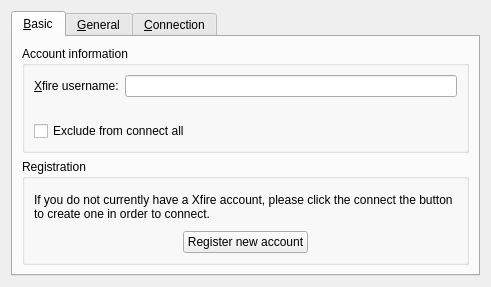
<?xml version="1.0" encoding="UTF-8"?>
<ui version="4.0">
 <class>XfireEditAccount</class>
 <widget class="QWidget" name="XfireEditAccount">
  <property name="geometry">
   <rect>
    <x>0</x>
    <y>0</y>
    <width>491</width>
    <height>287</height>
   </rect>
  </property>
  <property name="windowTitle">
   <string>Account preferences - Xfire</string>
  </property>
  <layout class="QVBoxLayout" name="verticalLayout">
   <item>
    <widget class="QTabWidget" name="tabPreferences">
     <property name="minimumSize">
      <size>
       <width>460</width>
       <height>0</height>
      </size>
     </property>
     <property name="currentIndex">
      <number>0</number>
     </property>
     <widget class="QWidget" name="tabBasic">
      <attribute name="title">
       <string>&amp;Basic</string>
      </attribute>
      <layout class="QVBoxLayout">
       <property name="spacing">
        <number>6</number>
       </property>
       <property name="margin">
        <number>9</number>
       </property>
       <item>
        <widget class="QGroupBox" name="gpbAccount">
         <property name="title">
          <string>Account information</string>
         </property>
         <layout class="QVBoxLayout">
          <property name="spacing">
           <number>6</number>
          </property>
          <property name="margin">
           <number>9</number>
          </property>
          <item>
           <layout class="QHBoxLayout" name="hblAccount">
            <property name="spacing">
             <number>6</number>
            </property>
            <property name="margin">
             <number>0</number>
            </property>
            <item>
             <widget class="QLabel" name="lblUsername">
              <property name="text">
               <string>&amp;Xfire username:</string>
              </property>
              <property name="buddy">
               <cstring>prefUsername</cstring>
              </property>
             </widget>
            </item>
            <item>
             <widget class="QLineEdit" name="prefUsername">
              <property name="toolTip">
               <string>The account name of your Yahoo account.</string>
              </property>
              <property name="whatsThis">
               <string>The account name of your Yahoo account.  This should be in the form of an alphanumeric string (no spaces).</string>
              </property>
             </widget>
            </item>
           </layout>
          </item>
          <item>
           <widget class="Kopete::UI::PasswordWidget" name="prefPassword" native="true">
            <property name="enabled">
             <bool>true</bool>
            </property>
            <property name="sizePolicy">
             <sizepolicy hsizetype="Expanding" vsizetype="Minimum">
              <horstretch>0</horstretch>
              <verstretch>0</verstretch>
             </sizepolicy>
            </property>
           </widget>
          </item>
          <item>
           <widget class="QCheckBox" name="prefExcludeConnect">
            <property name="whatsThis">
             <string>If you check this checkbox, the account will not be connected when you press the &quot;Connect All&quot; button, or at startup when automatic connection at startup is enabled.</string>
            </property>
            <property name="text">
             <string>Exclude from connect all</string>
            </property>
            <property name="checked">
             <bool>false</bool>
            </property>
           </widget>
          </item>
         </layout>
        </widget>
       </item>
       <item>
        <widget class="QGroupBox" name="gpbRegistration">
         <property name="title">
          <string>Registration</string>
         </property>
         <layout class="QVBoxLayout" name="verticalLayout_2">
          <property name="spacing">
           <number>6</number>
          </property>
          <property name="margin">
           <number>9</number>
          </property>
          <item>
           <widget class="QLabel" name="lblRegistration">
            <property name="sizePolicy">
             <sizepolicy hsizetype="MinimumExpanding" vsizetype="Minimum">
              <horstretch>0</horstretch>
              <verstretch>0</verstretch>
             </sizepolicy>
            </property>
            <property name="minimumSize">
             <size>
              <width>0</width>
              <height>0</height>
             </size>
            </property>
            <property name="text">
             <string>If you do not currently have a Xfire account, please click the connect the button to create one in order to connect.</string>
            </property>
            <property name="wordWrap">
             <bool>true</bool>
            </property>
           </widget>
          </item>
          <item>
           <layout class="QHBoxLayout" name="hblRegistration">
            <item>
             <spacer name="hspRegistrationLeft">
              <property name="orientation">
               <enum>Qt::Horizontal</enum>
              </property>
              <property name="sizeHint" stdset="0">
               <size>
                <width>40</width>
                <height>20</height>
               </size>
              </property>
             </spacer>
            </item>
            <item>
             <widget class="QPushButton" name="pbtRegister">
              <property name="text">
               <string>Register new account</string>
              </property>
             </widget>
            </item>
            <item>
             <spacer name="hspRegistrationRight">
              <property name="orientation">
               <enum>Qt::Horizontal</enum>
              </property>
              <property name="sizeHint" stdset="0">
               <size>
                <width>40</width>
                <height>20</height>
               </size>
              </property>
             </spacer>
            </item>
           </layout>
          </item>
         </layout>
        </widget>
       </item>
      </layout>
     </widget>
     <widget class="QWidget" name="tabGeneral">
      <attribute name="title">
       <string>&amp;General</string>
      </attribute>
      <layout class="QHBoxLayout" name="horizontalLayout_2">
       <item>
        <widget class="QGroupBox" name="gpbGeneral">
         <property name="title">
          <string>General preferences</string>
         </property>
         <property name="alignment">
          <set>Qt::AlignLeading|Qt::AlignLeft|Qt::AlignVCenter</set>
         </property>
         <layout class="QVBoxLayout" name="verticalLayout_4">
          <item>
           <widget class="QCheckBox" name="prefGameDetection">
            <property name="enabled">
             <bool>true</bool>
            </property>
            <property name="text">
             <string>Use game detection</string>
            </property>
            <property name="checked">
             <bool>true</bool>
            </property>
           </widget>
          </item>
          <item>
           <widget class="QCheckBox" name="prefInformAccounts">
            <property name="text">
             <string>Inform other accounts about ingame status</string>
            </property>
           </widget>
          </item>
          <item>
           <widget class="QCheckBox" name="prefFriendsOfFriends">
            <property name="text">
             <string>Show friends of friends</string>
            </property>
            <property name="checked">
             <bool>true</bool>
            </property>
           </widget>
          </item>
          <item>
           <widget class="QCheckBox" name="prefPeerToPeer">
            <property name="text">
             <string>Use peer to peer capabilities</string>
            </property>
           </widget>
          </item>
          <item>
           <spacer name="vspGeneral">
            <property name="orientation">
             <enum>Qt::Vertical</enum>
            </property>
            <property name="sizeHint" stdset="0">
             <size>
              <width>20</width>
              <height>40</height>
             </size>
            </property>
           </spacer>
          </item>
         </layout>
        </widget>
       </item>
      </layout>
     </widget>
     <widget class="QWidget" name="tabConnection">
      <attribute name="title">
       <string>&amp;Connection</string>
      </attribute>
      <layout class="QVBoxLayout" name="verticalLayout_3">
       <item>
        <widget class="QGroupBox" name="gpbConnection">
         <property name="title">
          <string>Connection preferences</string>
         </property>
         <layout class="QVBoxLayout" name="verticalLayout_5">
          <item>
           <widget class="QCheckBox" name="prefOverrideServer">
            <property name="text">
             <string>Override default server information</string>
            </property>
           </widget>
          </item>
          <item>
           <widget class="QWidget" name="wdgOverrideServer" native="true">
            <property name="enabled">
             <bool>true</bool>
            </property>
            <layout class="QHBoxLayout" name="horizontalLayout">
             <item>
              <spacer name="hspOverrideServer">
               <property name="orientation">
                <enum>Qt::Horizontal</enum>
               </property>
               <property name="sizeType">
                <enum>QSizePolicy::Fixed</enum>
               </property>
               <property name="sizeHint" stdset="0">
                <size>
                 <width>16</width>
                 <height>20</height>
                </size>
               </property>
              </spacer>
             </item>
             <item>
              <widget class="QLabel" name="lblServerPort">
               <property name="enabled">
                <bool>false</bool>
               </property>
               <property name="text">
                <string>Server / port:</string>
               </property>
              </widget>
             </item>
             <item>
              <widget class="KLineEdit" name="prefServer">
               <property name="enabled">
                <bool>false</bool>
               </property>
               <property name="sizePolicy">
                <sizepolicy hsizetype="MinimumExpanding" vsizetype="Fixed">
                 <horstretch>0</horstretch>
                 <verstretch>0</verstretch>
                </sizepolicy>
               </property>
               <property name="toolTip">
                <string>Only modify these values if you want to use a special IM proxy server, like SIMP</string>
               </property>
               <property name="whatsThis">
                <string>Only modify these values if you want to use a special IM proxy server, like SIMP</string>
               </property>
               <property name="text">
                <string>cs.xfire.com</string>
               </property>
              </widget>
             </item>
             <item>
              <widget class="QSpinBox" name="prefPort">
               <property name="enabled">
                <bool>false</bool>
               </property>
               <property name="toolTip">
                <string>Only modify these values if you want to use a special IM proxy server, like SIMP</string>
               </property>
               <property name="whatsThis">
                <string>Only modify these values if you want to use a special IM proxy server, like SIMP</string>
               </property>
               <property name="minimum">
                <number>1</number>
               </property>
               <property name="maximum">
                <number>65535</number>
               </property>
               <property name="value">
                <number>25999</number>
               </property>
              </widget>
             </item>
            </layout>
           </widget>
          </item>
         </layout>
        </widget>
       </item>
       <item>
        <widget class="QGroupBox" name="gpbVersion">
         <property name="title">
          <string>Xfire version</string>
         </property>
         <layout class="QVBoxLayout" name="verticalLayout_6">
          <item>
           <layout class="QHBoxLayout" name="horizontalLayout_3">
            <item>
             <widget class="QLabel" name="lblVersion">
              <property name="sizePolicy">
               <sizepolicy hsizetype="Fixed" vsizetype="Preferred">
                <horstretch>0</horstretch>
                <verstretch>0</verstretch>
               </sizepolicy>
              </property>
              <property name="text">
               <string>Version:</string>
              </property>
             </widget>
            </item>
            <item>
             <widget class="QSpinBox" name="prefVersion">
              <property name="sizePolicy">
               <sizepolicy hsizetype="Fixed" vsizetype="Fixed">
                <horstretch>0</horstretch>
                <verstretch>0</verstretch>
               </sizepolicy>
              </property>
              <property name="maximum">
               <number>999</number>
              </property>
             </widget>
            </item>
            <item>
             <spacer name="horizontalSpacer">
              <property name="orientation">
               <enum>Qt::Horizontal</enum>
              </property>
              <property name="sizeHint" stdset="0">
               <size>
                <width>40</width>
                <height>20</height>
               </size>
              </property>
             </spacer>
            </item>
           </layout>
          </item>
          <item>
           <widget class="QCheckBox" name="prefUpdateVersion">
            <property name="text">
             <string>Update version automatically</string>
            </property>
            <property name="checked">
             <bool>true</bool>
            </property>
           </widget>
          </item>
          <item>
           <spacer name="verticalSpacer">
            <property name="orientation">
             <enum>Qt::Vertical</enum>
            </property>
            <property name="sizeHint" stdset="0">
             <size>
              <width>20</width>
              <height>40</height>
             </size>
            </property>
           </spacer>
          </item>
         </layout>
        </widget>
       </item>
      </layout>
     </widget>
    </widget>
   </item>
  </layout>
 </widget>
 <customwidgets>
  <customwidget>
   <class>KLineEdit</class>
   <extends>QLineEdit</extends>
   <header>klineedit.h</header>
  </customwidget>
  <customwidget>
   <class>Kopete::UI::PasswordWidget</class>
   <extends></extends>
   <header>kopetepasswordwidget.h</header>
  </customwidget>
 </customwidgets>
 <tabstops>
  <tabstop>tabPreferences</tabstop>
  <tabstop>prefUsername</tabstop>
  <tabstop>prefExcludeConnect</tabstop>
  <tabstop>pbtRegister</tabstop>
  <tabstop>prefGameDetection</tabstop>
  <tabstop>prefInformAccounts</tabstop>
  <tabstop>prefOverrideServer</tabstop>
  <tabstop>prefServer</tabstop>
  <tabstop>prefPort</tabstop>
 </tabstops>
 <resources/>
 <connections/>
</ui>
